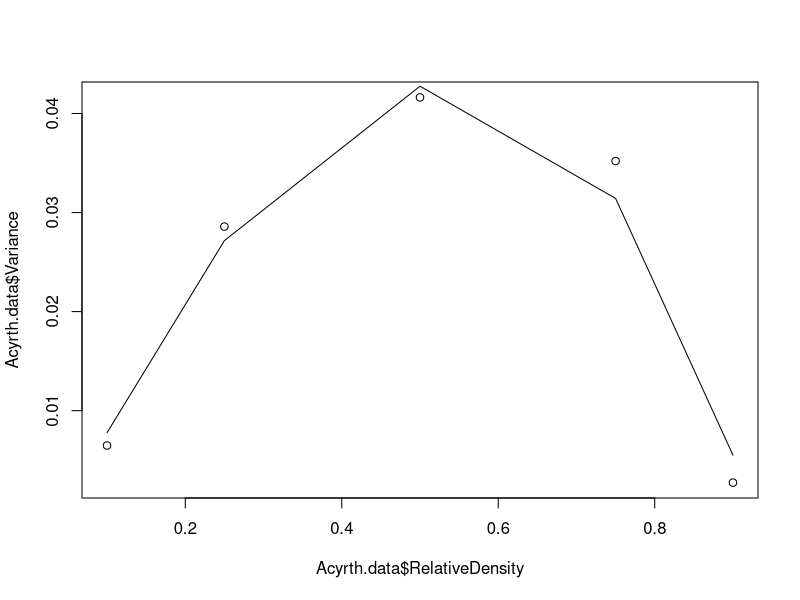
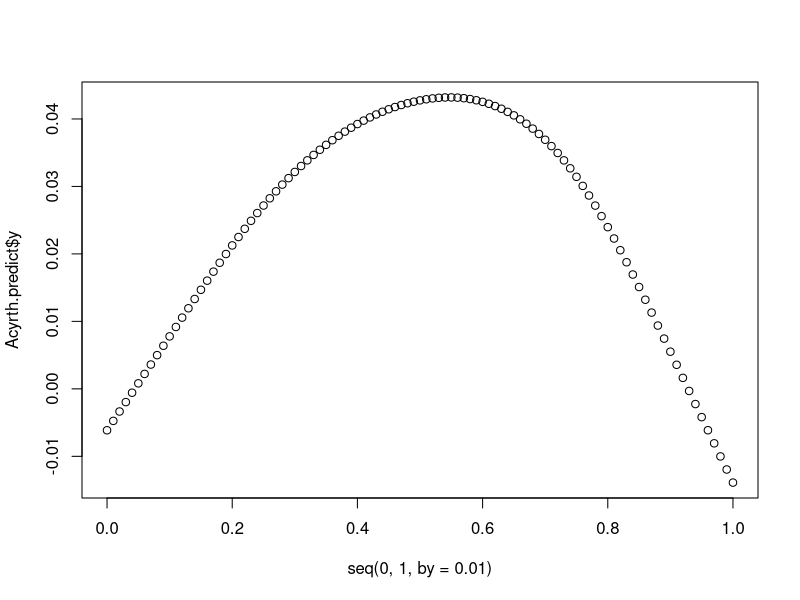
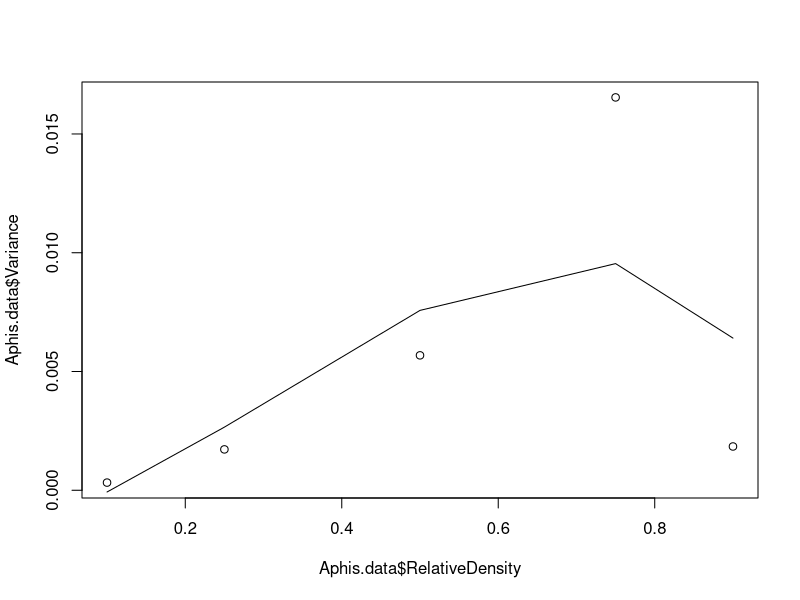
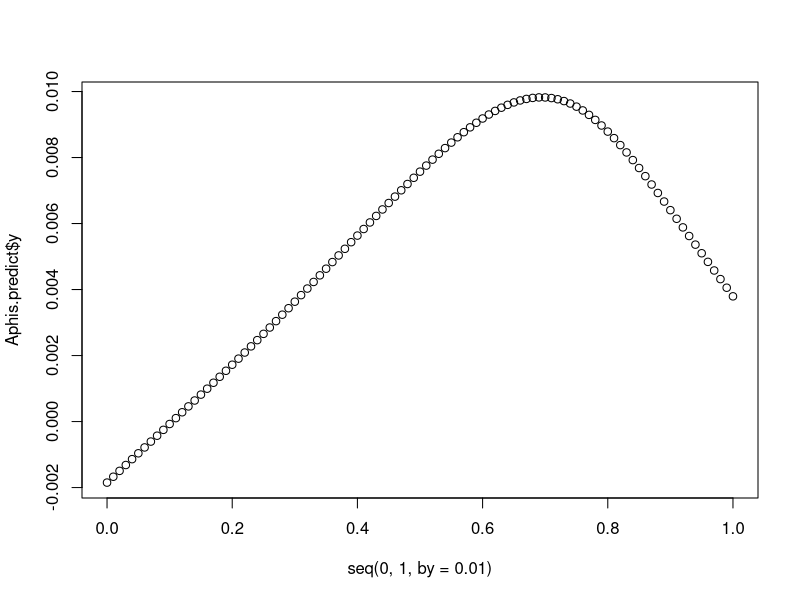
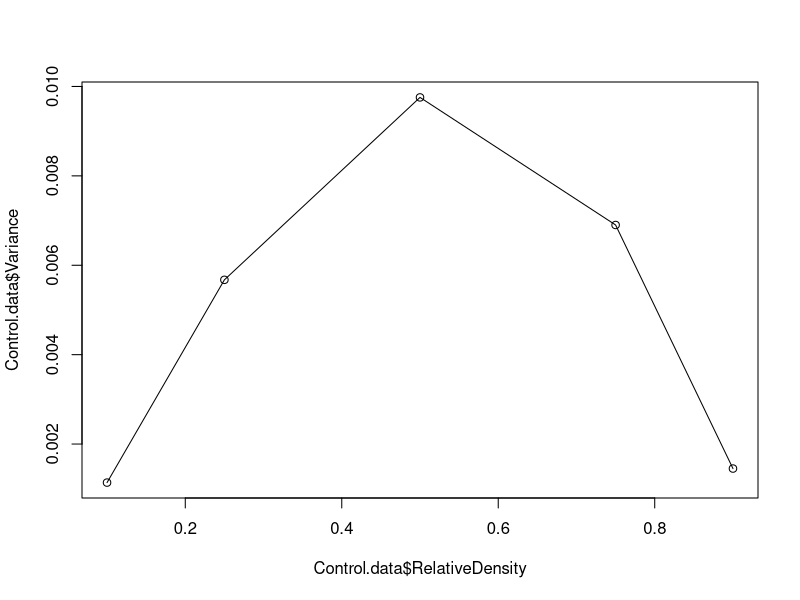
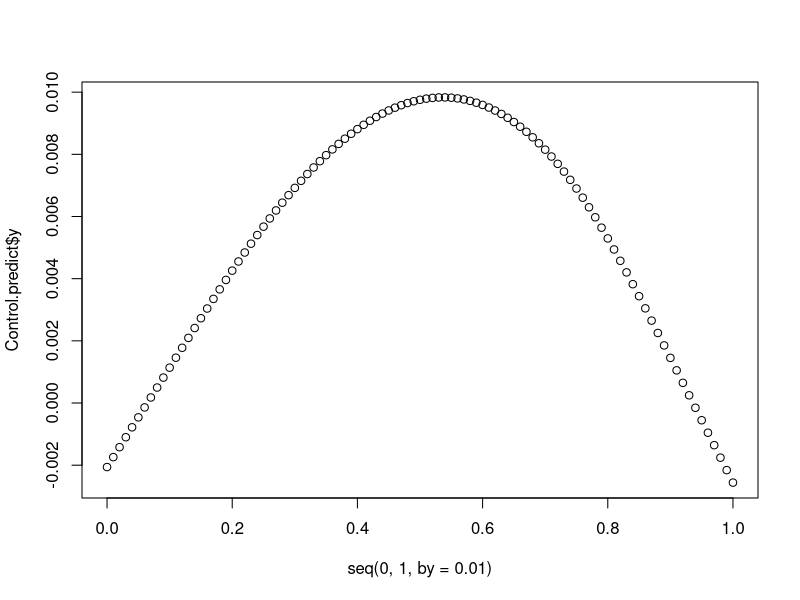
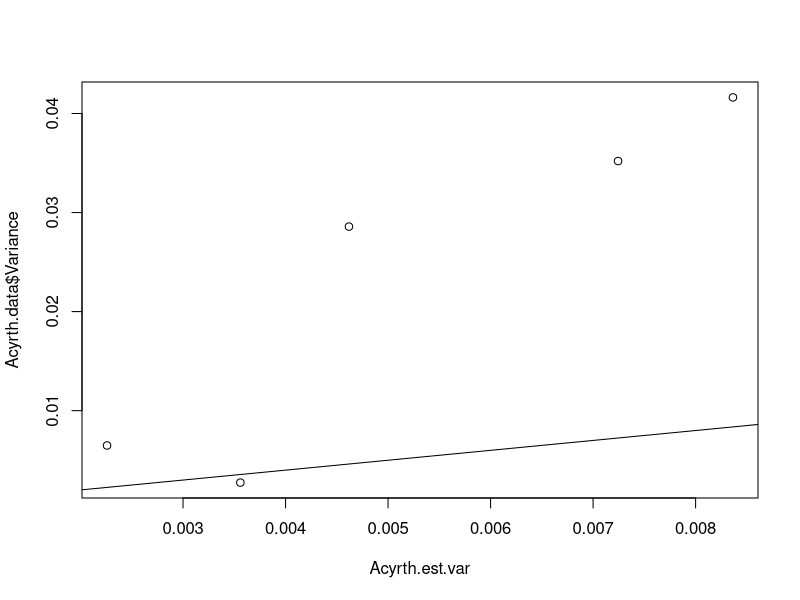
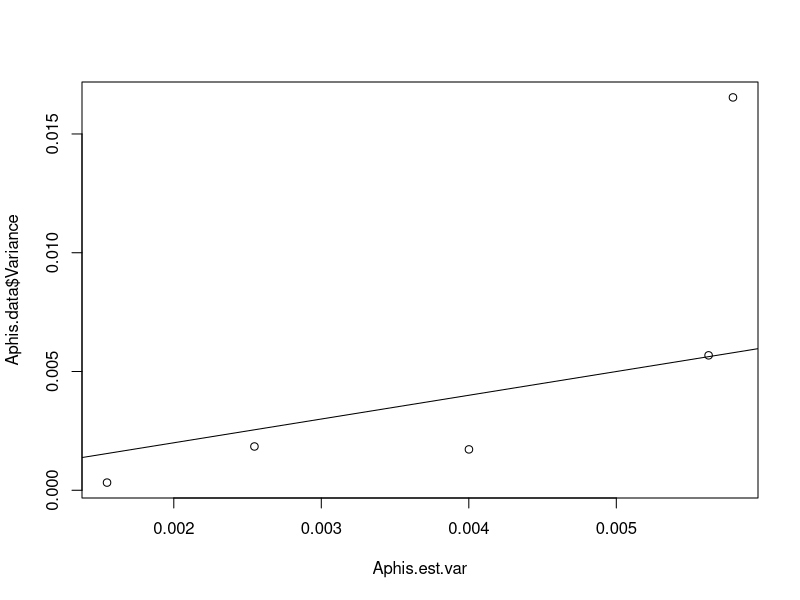

These charts were generated, in order, by the following R code:
### get data from Murdoch1973Ladybirds

### set working directory

setwd('/media/kyle/KEC_External/Documents/Data/SwitchingAndIndVar/DataFromGraphs/')

### load libraries

library(dplyr)

### load data

ladybird.data <- read.csv('Murdoch1973Ladybirds.csv') 

colnames(ladybird.data)[1] <- 'Trained'

### split up data by experiment

Acyrth.data <- ladybird.data %>% filter(Trained == 'Acyrth')

Aphis.data <- ladybird.data %>% filter(Trained == 'Aphis')

Control.data <- ladybird.data %>% filter(Trained == 'Control')

### write function to calculate standard deviation 

St.Dev <- function(x) {
  SS <- sum((x - mean(x))^2)
  SD <- sqrt(SS/length(x))  
  SD
}


Acyrth.data <- Acyrth.data %>% group_by(RelativeDensity) %>%mutate(Proportion = AcyrthEaten/(AcyrthEaten + AphisEaten))%>% summarise(MeanProportion = mean(Proportion), StandardDeviation = St.Dev(Proportion), n = n())

Aphis.data <- Aphis.data %>% group_by(RelativeDensity) %>% mutate(Proportion = AcyrthEaten/(AcyrthEaten + AphisEaten)) %>% summarise(MeanProportion = mean(Proportion), StandardDeviation = St.Dev(Proportion), n = n())

Control.data <- Control.data %>% group_by(RelativeDensity) %>% mutate(Proportion = AcyrthEaten/(AcyrthEaten + AphisEaten)) %>% summarise(MeanProportion = mean(Proportion), StandardDeviation = St.Dev(Proportion), n = n())

### relative preferences 

# Acyrth is 0.38

# Aphis is 0.41

# Control is 0.41

### need to estimate where the greatest variance occurs for each experiment

# first calculate variances from standard deviations var = (sd)^2

Acyrth.data$Variance <- (Acyrth.data$StandardDeviation)^2

Aphis.data$Variance <- (Aphis.data$StandardDeviation)^2

Control.data$Variance <- (Control.data$StandardDeviation)^2

### fit splines for each of the experiments

# Acyrth

Acyrth.smooth <- smooth.spline(x = Acyrth.data$RelativeDensity, y = Acyrth.data$Variance)

plot(x = Acyrth.data$RelativeDensity, y = Acyrth.data$Variance)
lines(x = Acyrth.data$RelativeDensity, y = Acyrth.smooth$y)

Acyrth.predict <- predict(Acyrth.smooth, x = seq(0, 1, by = 0.01))

plot(x = seq(0, 1, by = 0.01), y = Acyrth.predict$y)

Acyrth.predict$x[which(Acyrth.predict$y == max(Acyrth.predict$y))]

# Aphis

Aphis.smooth <- smooth.spline(x = Aphis.data$RelativeDensity, y = Aphis.data$Variance, df = 3)

plot(x = Aphis.data$RelativeDensity, y = Aphis.data$Variance)
lines(x = Aphis.data$RelativeDensity, y = Aphis.smooth$y)

Aphis.predict <- predict(Aphis.smooth, x = seq(0, 1, by = 0.01))

plot(x = seq(0, 1, by = 0.01), y = Aphis.predict$y)

Aphis.predict$x[which(Aphis.predict$y == max(Aphis.predict$y))]

# Control

Control.smooth <- smooth.spline(x = Control.data$RelativeDensity, y = Control.data$Variance)

plot(x = Control.data$RelativeDensity, y = Control.data$Variance)
lines(x = Control.data$RelativeDensity, y = Control.smooth$y)

Control.predict <- predict(Control.smooth, x = seq(0, 1, by = 0.01))

plot(x = seq(0, 1, by = 0.01), y = Control.predict$y)

Control.predict$x[which(Control.predict$y == max(Control.predict$y))]

### want to predict the magnitude of the variances 

### need p's for each experiment

calcp <- function(rel.pref, rel.density) {
  rel.pref*rel.density/(rel.pref*rel.density + ((1 - rel.pref) * (1 - rel.density)))
}

# Acyrth

Acyrth.p <- calcp(rel.pref = 0.38, rel.density = Acyrth.data$RelativeDensity)

# Aphis

Aphis.p <- calcp(rel.pref = 0.41, rel.density = Aphis.data$RelativeDensity)

# Control

Control.p <- calcp(rel.pref = 0.41, rel.density = Control.data$RelativeDensity)

### need to find n's for each of the experiments. Have a bit more detailed information for this experiment relative to others

n.data <- read.csv('Murdoch1973Ladybirds.csv')

colnames(n.data)[1] <- 'Trained'

n.data <- n.data %>% mutate(Total = AcyrthEaten + AphisEaten)

Acyrth.n <- n.data %>% filter(Trained == 'Acyrth') %>% group_by(RelativeDensity) %>% summarise(n = mean(Total))

Aphis.n <- n.data %>% filter(Trained == 'Aphis') %>% group_by(RelativeDensity) %>% summarise(n = mean(Total))

Control.n <- n.data %>% filter(Trained == 'Control') %>% group_by(RelativeDensity) %>% summarise(n = mean(Total))

### have all of the pieces to estimate the variance

# Acyrth

Acyrth.est.var <- Acyrth.p*(1 - Acyrth.p)/Acyrth.n$n

plot(x = Acyrth.est.var, y = Acyrth.data$Variance)
abline(a = 0, b = 1)

# Aphis

Aphis.est.var <- Aphis.p*(1-Aphis.p)/Aphis.n$n

plot(x = Aphis.est.var, y = Aphis.data$Variance)
abline(a = 0, b = 1)

#Control

Control.est.var <- Control.p*(1 - Control.p)/Control.n$n

plot(x = Control.est.var, y = Control.data$Variance)
abline(a = 0, b = 1)

### calculate confidence intervals for variance estimates
### need to modify function to deal with variable 
### number of events and variable number of samples.

GenCI.VarSampleVarEvent <- function(p.vec, n.samples, n.events, n.sim) {
  
  quant.data <- matrix(nrow = length(p.vec), ncol = 3)
  
  for(j in 1:length(p.vec)){
    mat <- matrix(nrow = n.sim, ncol = n.samples[j])
    for(i in 1:n.sim){
      mat[i,] <- rbinom(n = n.samples[j], size = n.events[j], prob = p.vec[j])
    }
    prop.mat <- mat/n.events[j]
    var.vec <- apply(prop.mat, 1, var)
    quant.data[j, ] <- c(p.vec[j], quantile(var.vec, probs = c(0.025, 0.975)))
  }
  quant.data
}

### Acyrth

# get number of samples

Acyrth.n.samples <- ladybird.data %>% filter(Trained == 'Acyrth') %>% group_by(RelativeDensity) %>% summarise(n = n())

GenCI.VarSampleVarEvent(p.vec = Acyrth.p, n.samples = Acyrth.n.samples$n, n.events = round(Acyrth.n$n), n.sim = 10000)

### Aphis

Aphis.n.samples <- ladybird.data %>% filter(Trained == 'Aphis') %>% group_by(RelativeDensity) %>% summarise(n = n())

GenCI.VarSampleVarEvent(p.vec = Aphis.p, n.samples = Aphis.n.samples$n, n.events = round(Aphis.n$n), n.sim = 10000)

### Control

Control.n.samples <- ladybird.data %>% filter(Trained == 'Control') %>% group_by(RelativeDensity) %>% summarise(n = n())

GenCI.VarSampleVarEvent(p.vec = Control.p, n.samples = Control.n.samples$n, n.events = round(Control.n$n), n.sim = 10000)















